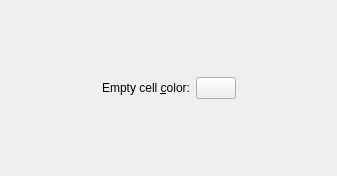
<?xml version="1.0" encoding="UTF-8"?>
<ui version="4.0">
 <class>print_crossword</class>
 <widget class="QWidget" name="print_crossword">
  <property name="geometry">
   <rect>
    <x>0</x>
    <y>0</y>
    <width>337</width>
    <height>176</height>
   </rect>
  </property>
  <property name="windowTitle">
   <string>Crossword</string>
  </property>
  <layout class="QGridLayout" name="gridLayout">
   <item row="0" column="1">
    <widget class="QLabel" name="lblEmptyCellColor">
     <property name="text">
      <string>Empty cell &amp;color:</string>
     </property>
     <property name="alignment">
      <set>Qt::AlignRight|Qt::AlignTrailing|Qt::AlignVCenter</set>
     </property>
     <property name="buddy">
      <cstring>emptyCellColor</cstring>
     </property>
    </widget>
   </item>
   <item row="0" column="2">
    <widget class="KColorButton" name="emptyCellColor"/>
   </item>
   <item row="0" column="3">
    <spacer name="horizontalSpacer">
     <property name="orientation">
      <enum>Qt::Horizontal</enum>
     </property>
     <property name="sizeHint" stdset="0">
      <size>
       <width>40</width>
       <height>20</height>
      </size>
     </property>
    </spacer>
   </item>
   <item row="0" column="0">
    <spacer name="horizontalSpacer_2">
     <property name="orientation">
      <enum>Qt::Horizontal</enum>
     </property>
     <property name="sizeHint" stdset="0">
      <size>
       <width>40</width>
       <height>20</height>
      </size>
     </property>
    </spacer>
   </item>
  </layout>
 </widget>
 <customwidgets>
  <customwidget>
   <class>KColorButton</class>
   <extends>QPushButton</extends>
   <header>kcolorbutton.h</header>
  </customwidget>
 </customwidgets>
 <resources/>
 <connections/>
</ui>
